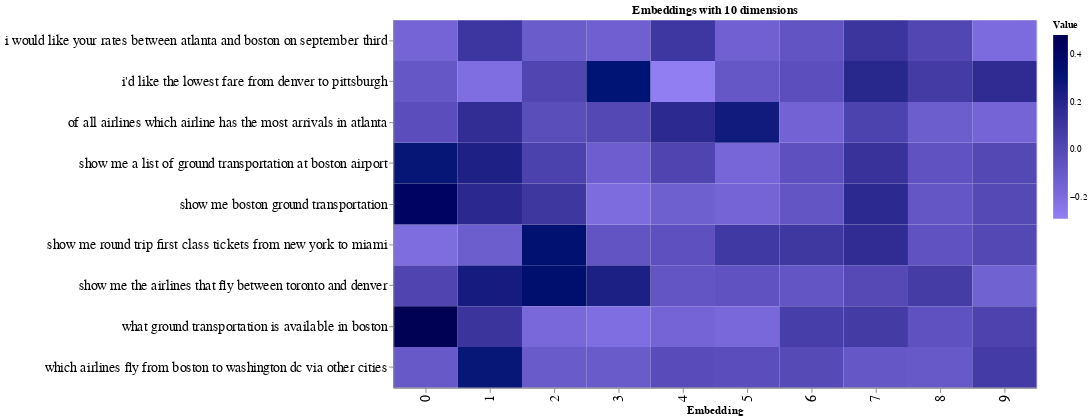

The cell this chart's notebook holds for it:
### Code cell
# Set sample size to visualize
sample = 9

# Reshape the data for visualization purposes
source = pd.DataFrame(embeds_pc)[:sample]
source = pd.concat([source,df['query']], axis=1)
source = source.melt(id_vars=['query'])

# Configure the plot
chart = alt.Chart(source).mark_rect().encode(
    x=alt.X('variable:N', title="Embedding"),
    y=alt.Y('query:N', title='',axis=alt.Axis(labelLimit=500)),
    color=alt.Color('value:Q', title="Value", scale=alt.Scale(
                range=["#917EF3", "#000000"]))
)

result = chart.configure(background='#ffffff'
        ).properties(
        width=700,
        height=400,
        title='Embeddings with 10 dimensions'
       ).configure_axis(
      labelFontSize=15,
      titleFontSize=12)

# Show the plot
result

### Figure 1 — Vega-Lite specification as saved in the notebook (floating-point values rounded to 4 significant figures; data arrays with more than 128 entries replaced by an {"elided": "..."} marker saying what was removed)
{"config": {"view": {"continuousWidth": 400, "continuousHeight": 300}, "axis": {"labelFontSize": 15, "titleFontSize": 12}, "background": "#ffffff"}, "data": {"name": "data-e969b78cf840512855e505b7c9fdfad3"}, "mark": "rect", "encoding": {"color": {"field": "value", "scale": {"range": ["#917EF3", "#000000"]}, "title": "Value", "type": "quantitative"}, "x": {"field": "variable", "title": "Embedding", "type": "nominal"}, "y": {"axis": {"labelLimit": 500}, "field": "query", "title": "", "type": "nominal"}}, "height": 400, "title": "Embeddings with 10 dimensions", "width": 700, "$schema": "https://vega.github.io/schema/vega-lite/v4.17.0.json", "datasets": {"data-e969b78cf840512855e505b7c9fdfad3": {"elided": "1140 records"}}}
